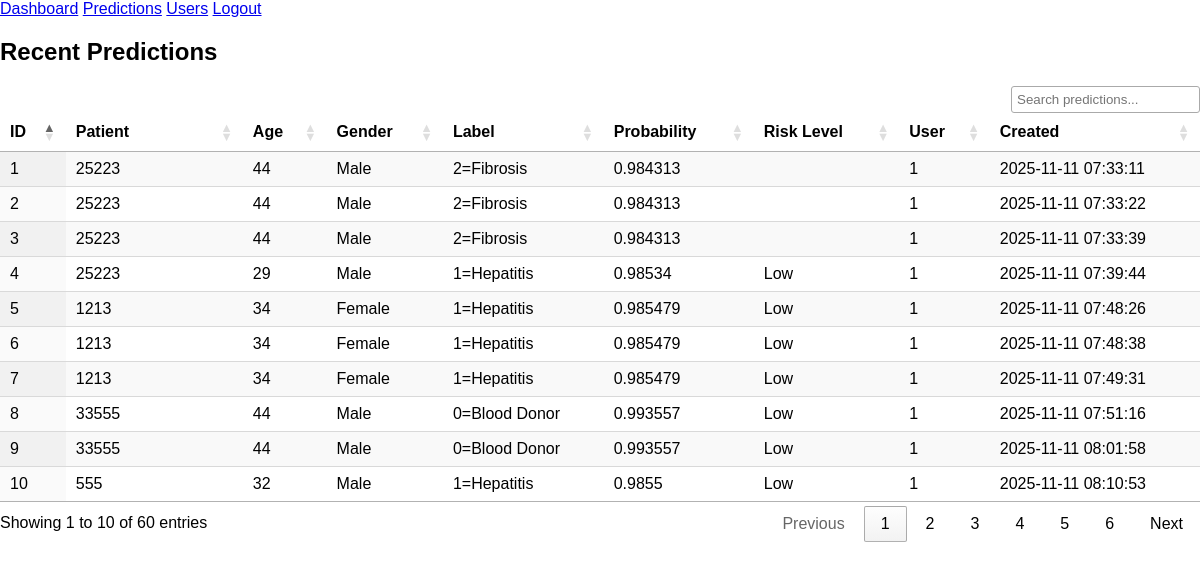
The app's page /admin/predictions.php (signed in) with its own data.
### tables this page shows
CREATE TABLE `predictions` (
  `id` bigint NOT NULL AUTO_INCREMENT,
  `user_id` int DEFAULT NULL,
  `patient_id` varbinary(512) NOT NULL,
  `age` varbinary(128) DEFAULT NULL,
  `gender` varbinary(64) DEFAULT NULL,
  `ALB` varbinary(128) DEFAULT NULL,
  `ALP` varbinary(128) DEFAULT NULL,
  `ALT` varbinary(128) DEFAULT NULL,
  `AST` varbinary(128) DEFAULT NULL,
  `BIL` varbinary(128) DEFAULT NULL,
  `CHE` varbinary(128) DEFAULT NULL,
  `CHOL` varbinary(128) DEFAULT NULL,
  `CREA` varbinary(128) DEFAULT NULL,
  `GGT` varbinary(128) DEFAULT NULL,
  `PROT` varbinary(128) DEFAULT NULL,
  `predicted_label` varbinary(128) DEFAULT NULL,
  `probability` float DEFAULT NULL,
  `risk_level` varchar(32) DEFAULT NULL,
  `top_factors` json DEFAULT NULL,
  `model_version` varchar(64) DEFAULT NULL,
  `record_hash` varchar(128) DEFAULT NULL,
  `source` varchar(32) DEFAULT NULL,
  `second_opinion` json DEFAULT NULL,
  `created_at` timestamp NULL DEFAULT CURRENT_TIMESTAMP,
  `explanation_text` text,
  PRIMARY KEY (`id`)
);

### public/includes/crypto.php (called while the page is built, shortened)
<?php
function aes_key_bytes() {
    return base64_decode(AES_KEY_B64);
}
function decrypt_data($b64blob) {
    $data = base64_decode($b64blob);
    $nonce = substr($data, 0, 12);
    $tag = substr($data, 12, 16);
    $ciphertext = substr($data, 28);
    $key = aes_key_bytes();
    $plaintext = openssl_decrypt($ciphertext, 'aes-256-gcm', $key, OPENSSL_RAW_DATA, $nonce, $tag);
    return $plaintext;
}

### public/admin/predictions.php (the view, shortened to what this page needs)
<?php
require_once __DIR__ . '/../includes/crypto.php';
$pdo = getPDO();
$rows = $pdo->query("SELECT * FROM predictions ORDER BY created_at DESC LIMIT 200")->fetchAll(PDO::FETCH_ASSOC);
?>
<!doctype html>
<html>
<head>
  <link rel="stylesheet" href="assets/css/style.css">
</head>
<body>
  <div class="sidebar">
    <a href="/admin_dashboard.php">Dashboard</a>
    <a href="/admin_predictions.php">Predictions</a>
    <a href="/admin_users.php">Users</a>
    <a href="/logout.php">Logout</a>
  </div>
  <div class="content">
    <h2>Recent Predictions</h2>
    <div class="data-table-container">
      <table class="data-table display nowrap" style="width:100%">
        <thead>
          <tr>
            <th>ID</th>
            <th>Patient</th>
            <th>Age</th>
            <th>Gender</th>
            <th>Label</th>
            <th>Probability</th>
            <th>Risk Level</th>
            <th>User</th>
            <th>Created</th>
          </tr>
        </thead>
        <tbody>
          <?php foreach($rows as $r): ?>
          <tr>
            <td><?=htmlspecialchars($r['id'])?></td>
            <td><?=htmlspecialchars(decrypt_data($r['patient_id']))?></td>
            <td><?=htmlspecialchars(decrypt_data($r['age'] ?? ''))?></td>
            <td><?=htmlspecialchars(decrypt_data($r['gender'] ?? ''))?></td>
            <td><?=htmlspecialchars(decrypt_data($r['predicted_label']))?></td>
            <td><?=htmlspecialchars($r['probability'])?></td>
            <td><?=htmlspecialchars($r['risk_level'] ?? '')?></td>
            <td><?=htmlspecialchars($r['user_id'])?></td>
            <td><?=htmlspecialchars($r['created_at'])?></td>
          </tr>
          <?php endforeach; ?>
        </tbody>
      </table>
    </div>
  </div>
<link rel="stylesheet" href="https://cdn.datatables.net/1.13.6/css/jquery.dataTables.min.css">
<link rel="stylesheet" href="https://cdn.datatables.net/buttons/2.4.1/css/buttons.dataTables.min.css">
</body>
</html>

### public/assets/css/style.css (style rules this page uses)
body, html { margin: 0; padding: 0; height: 100%; font-family: "Poppins", sans-serif; overflow: hidden; }

### records on screen
predictions: id "10", patient "555", age "32", gender "Male", predicted_label "1=Hepatitis", probability "0.9855", risk_level "Low", user "1", created_at "2025-11-11 08:10:53"
predictions: id "9", patient "33555", age "44", gender "Male", predicted_label "0=Blood Donor", probability "0.993557", risk_level "Low", user "1", created_at "2025-11-11 08:01:58"
predictions: id "8", patient "33555", age "44", gender "Male", predicted_label "0=Blood Donor", probability "0.993557", risk_level "Low", user "1", created_at "2025-11-11 07:51:16"
predictions: id "7", patient "1213", age "34", gender "Female", predicted_label "1=Hepatitis", probability "0.985479", risk_level "Low", user "1", created_at "2025-11-11 07:49:31"
predictions: id "6", patient "1213", age "34", gender "Female", predicted_label "1=Hepatitis", probability "0.985479", risk_level "Low", user "1", created_at "2025-11-11 07:48:38"
predictions: id "5", patient "1213", age "34", gender "Female", predicted_label "1=Hepatitis", probability "0.985479", risk_level "Low", user "1", created_at "2025-11-11 07:48:26"
predictions: id "4", patient "25223", age "29", gender "Male", predicted_label "1=Hepatitis", probability "0.98534", risk_level "Low", user "1", created_at "2025-11-11 07:39:44"
predictions: id "3", patient "25223", age "44", gender "Male", predicted_label "2=Fibrosis", probability "0.984313", user "1", created_at "2025-11-11 07:33:39"
predictions: id "2", patient "25223", age "44", gender "Male", predicted_label "2=Fibrosis", probability "0.984313", user "1", created_at "2025-11-11 07:33:22"
predictions: id "1", patient "25223", age "44", gender "Male", predicted_label "2=Fibrosis", probability "0.984313", user "1", created_at "2025-11-11 07:33:11"
